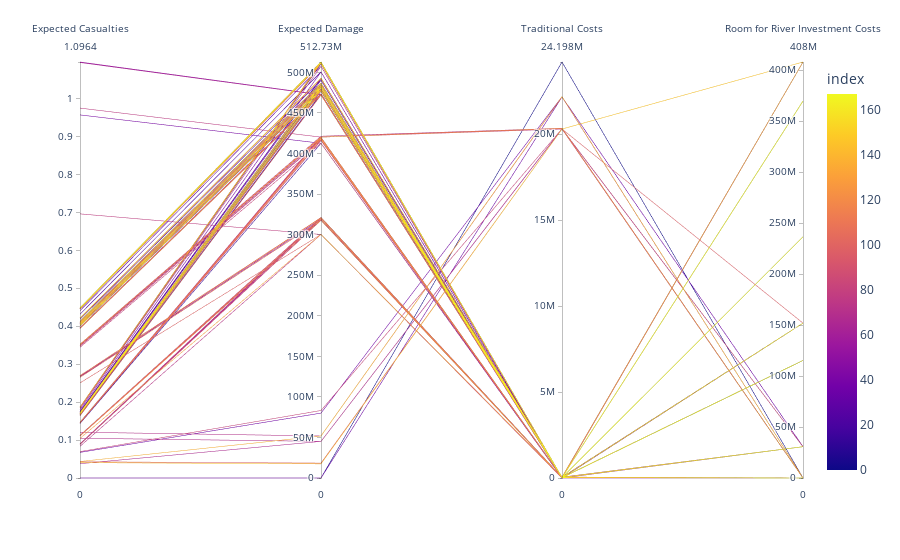

The code cell stored with this chart in its notebook:
### Code cell
fig2 = px.parallel_coordinates(results_agg, dimensions=["Expected Casualties","Expected Damage", "Traditional Costs", "Room for River Investment Costs"], color = results_agg.index)
fig2.update_layout(showlegend=False)
fig2.show()

### Figure 1 — Plotly figure (JSON) as saved in the notebook; plotly's stock layout.template omitted (floating-point values rounded to 4 significant figures; data arrays with more than 128 entries replaced by an {"elided": "..."} marker saying what was removed)
{"data": [{"dimensions": [{"label": "Expected Casualties", "values": {"elided": "168 float values"}}, {"label": "Expected Damage", "values": {"elided": "168 float values"}}, {"label": "Traditional Costs", "values": {"elided": "168 float values"}}, {"label": "Room for River Investment Costs", "values": {"elided": "168 int values"}}], "domain": {"x": [0, 1], "y": [0, 1]}, "line": {"color": {"elided": "168 int values"}, "coloraxis": "coloraxis"}, "name": "", "type": "parcoords"}], "layout": {"coloraxis": {"colorbar": {"title": {"text": "index"}}, "colorscale": [[0, "#0d0887"], [0.1111, "#46039f"], [0.2222, "#7201a8"], [0.3333, "#9c179e"], [0.4444, "#bd3786"], [0.5556, "#d8576b"], [0.6667, "#ed7953"], [0.7778, "#fb9f3a"], [0.8889, "#fdca26"], [1, "#f0f921"]]}, "legend": {"tracegroupgap": 0}, "margin": {"t": 60}, "showlegend": false}}
